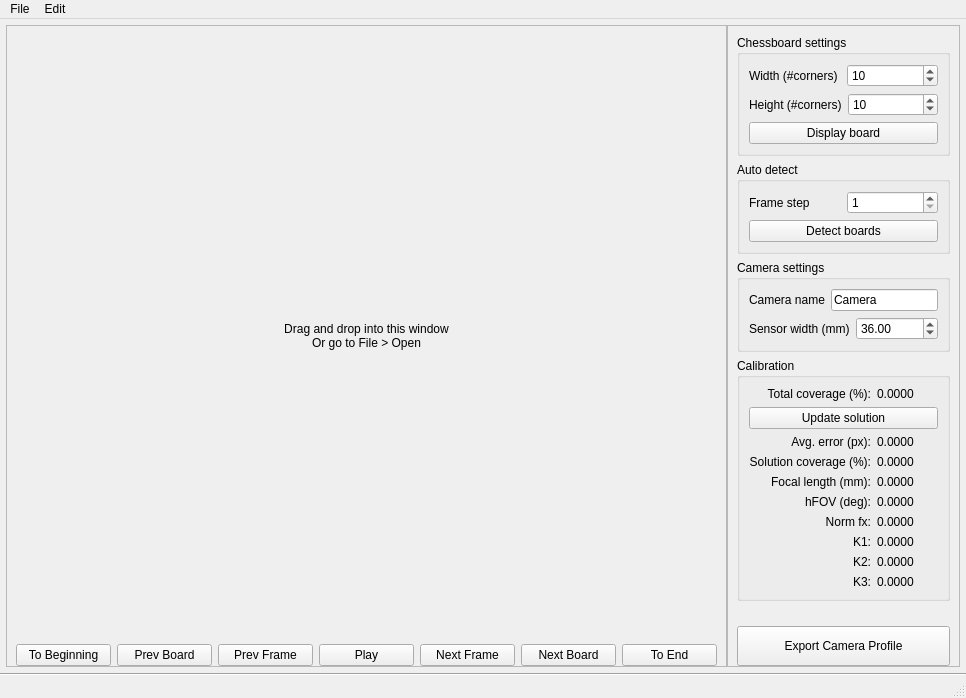
<?xml version="1.0" encoding="UTF-8"?>
<ui version="4.0">
 <class>window</class>
 <widget class="QMainWindow" name="window">
  <property name="geometry">
   <rect>
    <x>0</x>
    <y>0</y>
    <width>966</width>
    <height>698</height>
   </rect>
  </property>
  <property name="acceptDrops">
   <bool>true</bool>
  </property>
  <property name="windowTitle">
   <string>Camera Calibration</string>
  </property>
  <widget class="QWidget" name="centralwidget">
   <layout class="QVBoxLayout" name="verticalLayout">
    <property name="spacing">
     <number>0</number>
    </property>
    <property name="leftMargin">
     <number>0</number>
    </property>
    <property name="topMargin">
     <number>0</number>
    </property>
    <property name="rightMargin">
     <number>0</number>
    </property>
    <property name="bottomMargin">
     <number>0</number>
    </property>
    <item>
     <layout class="QHBoxLayout" name="main_layout">
      <property name="leftMargin">
       <number>6</number>
      </property>
      <property name="topMargin">
       <number>6</number>
      </property>
      <property name="rightMargin">
       <number>6</number>
      </property>
      <property name="bottomMargin">
       <number>6</number>
      </property>
      <item>
       <widget class="QFrame" name="playback_area">
        <property name="frameShape">
         <enum>QFrame::StyledPanel</enum>
        </property>
        <property name="frameShadow">
         <enum>QFrame::Raised</enum>
        </property>
        <layout class="QVBoxLayout" name="verticalLayout_7">
         <property name="bottomMargin">
          <number>0</number>
         </property>
         <item>
          <widget class="QWidget" name="playback_widget" native="true">
           <property name="sizePolicy">
            <sizepolicy hsizetype="Expanding" vsizetype="Expanding">
             <horstretch>0</horstretch>
             <verstretch>0</verstretch>
            </sizepolicy>
           </property>
           <layout class="QVBoxLayout" name="playback_display_widget_layout">
            <property name="spacing">
             <number>0</number>
            </property>
            <property name="leftMargin">
             <number>0</number>
            </property>
            <property name="topMargin">
             <number>0</number>
            </property>
            <property name="rightMargin">
             <number>0</number>
            </property>
            <property name="bottomMargin">
             <number>0</number>
            </property>
            <item>
             <layout class="QGridLayout" name="playback_display_layout">
              <property name="spacing">
               <number>0</number>
              </property>
              <item row="0" column="0">
               <widget class="QLabel" name="playback_display">
                <property name="sizePolicy">
                 <sizepolicy hsizetype="Maximum" vsizetype="Maximum">
                  <horstretch>0</horstretch>
                  <verstretch>0</verstretch>
                 </sizepolicy>
                </property>
                <property name="text">
                 <string>Drag and drop into this window
Or go to File &gt; Open</string>
                </property>
                <property name="scaledContents">
                 <bool>true</bool>
                </property>
                <property name="alignment">
                 <set>Qt::AlignCenter</set>
                </property>
               </widget>
              </item>
             </layout>
            </item>
           </layout>
          </widget>
         </item>
         <item>
          <layout class="QHBoxLayout" name="playback_control_layout">
           <property name="sizeConstraint">
            <enum>QLayout::SetDefaultConstraint</enum>
           </property>
           <item>
            <widget class="QPushButton" name="to_beg_button">
             <property name="text">
              <string>To Beginning</string>
             </property>
            </widget>
           </item>
           <item>
            <widget class="QPushButton" name="prev_bd_button">
             <property name="text">
              <string>Prev Board</string>
             </property>
            </widget>
           </item>
           <item>
            <widget class="QPushButton" name="prev_frame_button">
             <property name="text">
              <string>Prev Frame</string>
             </property>
            </widget>
           </item>
           <item>
            <widget class="QPushButton" name="play_button">
             <property name="text">
              <string>Play</string>
             </property>
            </widget>
           </item>
           <item>
            <widget class="QPushButton" name="next_frame_button">
             <property name="text">
              <string>Next Frame</string>
             </property>
            </widget>
           </item>
           <item>
            <widget class="QPushButton" name="next_bd_button">
             <property name="text">
              <string>Next Board</string>
             </property>
            </widget>
           </item>
           <item>
            <widget class="QPushButton" name="to_end_button">
             <property name="text">
              <string>To End</string>
             </property>
            </widget>
           </item>
          </layout>
         </item>
        </layout>
       </widget>
      </item>
      <item>
       <widget class="QFrame" name="sidebar">
        <property name="sizePolicy">
         <sizepolicy hsizetype="Fixed" vsizetype="Preferred">
          <horstretch>0</horstretch>
          <verstretch>0</verstretch>
         </sizepolicy>
        </property>
        <property name="baseSize">
         <size>
          <width>0</width>
          <height>0</height>
         </size>
        </property>
        <property name="frameShape">
         <enum>QFrame::StyledPanel</enum>
        </property>
        <property name="frameShadow">
         <enum>QFrame::Raised</enum>
        </property>
        <layout class="QVBoxLayout" name="verticalLayout_3">
         <property name="bottomMargin">
          <number>0</number>
         </property>
         <item>
          <widget class="QGroupBox" name="cb_settings_layout">
           <property name="title">
            <string>Chessboard settings</string>
           </property>
           <property name="flat">
            <bool>false</bool>
           </property>
           <property name="checkable">
            <bool>false</bool>
           </property>
           <layout class="QVBoxLayout" name="verticalLayout_2">
            <item>
             <layout class="QHBoxLayout" name="board_width_layout">
              <property name="sizeConstraint">
               <enum>QLayout::SetDefaultConstraint</enum>
              </property>
              <item>
               <widget class="QLabel" name="board_width_lbl">
                <property name="sizePolicy">
                 <sizepolicy hsizetype="Preferred" vsizetype="Preferred">
                  <horstretch>0</horstretch>
                  <verstretch>0</verstretch>
                 </sizepolicy>
                </property>
                <property name="text">
                 <string>Width (#corners)</string>
                </property>
               </widget>
              </item>
              <item>
               <widget class="QSpinBox" name="board_width_edit">
                <property name="minimum">
                 <number>2</number>
                </property>
                <property name="value">
                 <number>10</number>
                </property>
               </widget>
              </item>
             </layout>
            </item>
            <item>
             <layout class="QHBoxLayout" name="board_height_layout">
              <item>
               <widget class="QLabel" name="board_height_lbl">
                <property name="text">
                 <string>Height (#corners)</string>
                </property>
               </widget>
              </item>
              <item>
               <widget class="QSpinBox" name="board_height_edit">
                <property name="minimum">
                 <number>2</number>
                </property>
                <property name="value">
                 <number>10</number>
                </property>
               </widget>
              </item>
             </layout>
            </item>
            <item>
             <widget class="QPushButton" name="display_board_button">
              <property name="text">
               <string>Display board</string>
              </property>
             </widget>
            </item>
           </layout>
          </widget>
         </item>
         <item>
          <widget class="QGroupBox" name="auto_detect_layout">
           <property name="title">
            <string>Auto detect</string>
           </property>
           <layout class="QVBoxLayout" name="verticalLayout_5">
            <item>
             <layout class="QHBoxLayout" name="frame_step_layout">
              <item>
               <widget class="QLabel" name="frame_step_lbl">
                <property name="text">
                 <string>Frame step</string>
                </property>
               </widget>
              </item>
              <item>
               <widget class="QSpinBox" name="frame_step_num">
                <property name="minimum">
                 <number>1</number>
                </property>
                <property name="maximum">
                 <number>1000</number>
                </property>
               </widget>
              </item>
             </layout>
            </item>
            <item>
             <widget class="QPushButton" name="auto_detect_button">
              <property name="text">
               <string>Detect boards</string>
              </property>
             </widget>
            </item>
           </layout>
          </widget>
         </item>
         <item>
          <widget class="QGroupBox" name="cam_settings_layout">
           <property name="sizePolicy">
            <sizepolicy hsizetype="Preferred" vsizetype="Fixed">
             <horstretch>0</horstretch>
             <verstretch>0</verstretch>
            </sizepolicy>
           </property>
           <property name="title">
            <string>Camera settings</string>
           </property>
           <property name="flat">
            <bool>false</bool>
           </property>
           <layout class="QVBoxLayout" name="verticalLayout_6">
            <item>
             <layout class="QHBoxLayout" name="cam_name_layout">
              <item>
               <widget class="QLabel" name="cam_name_lbl">
                <property name="text">
                 <string>Camera name</string>
                </property>
               </widget>
              </item>
              <item>
               <widget class="QLineEdit" name="cam_name_edit">
                <property name="sizePolicy">
                 <sizepolicy hsizetype="Fixed" vsizetype="Fixed">
                  <horstretch>0</horstretch>
                  <verstretch>0</verstretch>
                 </sizepolicy>
                </property>
                <property name="minimumSize">
                 <size>
                  <width>0</width>
                  <height>0</height>
                 </size>
                </property>
                <property name="maximumSize">
                 <size>
                  <width>107</width>
                  <height>16777215</height>
                 </size>
                </property>
                <property name="text">
                 <string>Camera</string>
                </property>
               </widget>
              </item>
             </layout>
            </item>
            <item>
             <layout class="QHBoxLayout" name="sensor_width_layout">
              <item>
               <widget class="QLabel" name="sensor_width_lbl">
                <property name="text">
                 <string>Sensor width (mm)</string>
                </property>
               </widget>
              </item>
              <item>
               <widget class="QDoubleSpinBox" name="sensor_width_edit">
                <property name="minimum">
                 <double>0.100000000000000</double>
                </property>
                <property name="maximum">
                 <double>100.000000000000000</double>
                </property>
                <property name="singleStep">
                 <double>0.100000000000000</double>
                </property>
                <property name="value">
                 <double>36.000000000000000</double>
                </property>
               </widget>
              </item>
             </layout>
            </item>
           </layout>
          </widget>
         </item>
         <item>
          <widget class="QGroupBox" name="calibration_layout">
           <property name="sizePolicy">
            <sizepolicy hsizetype="Preferred" vsizetype="Fixed">
             <horstretch>0</horstretch>
             <verstretch>0</verstretch>
            </sizepolicy>
           </property>
           <property name="title">
            <string>Calibration</string>
           </property>
           <property name="flat">
            <bool>false</bool>
           </property>
           <layout class="QVBoxLayout" name="verticalLayout_4">
            <item>
             <layout class="QHBoxLayout" name="cov_disp_layout">
              <item>
               <widget class="QLabel" name="tot_cov_lbl">
                <property name="minimumSize">
                 <size>
                  <width>122</width>
                  <height>0</height>
                 </size>
                </property>
                <property name="text">
                 <string>Total coverage (%):</string>
                </property>
                <property name="alignment">
                 <set>Qt::AlignRight|Qt::AlignTrailing|Qt::AlignVCenter</set>
                </property>
               </widget>
              </item>
              <item>
               <widget class="QLabel" name="tot_cov_num">
                <property name="text">
                 <string>0.0000</string>
                </property>
               </widget>
              </item>
             </layout>
            </item>
            <item>
             <widget class="QPushButton" name="update_solution_button">
              <property name="text">
               <string>Update solution</string>
              </property>
             </widget>
            </item>
            <item>
             <layout class="QHBoxLayout" name="res_layout">
              <item>
               <layout class="QVBoxLayout" name="res_var_lbls">
                <item>
                 <widget class="QLabel" name="avg_err_lbl">
                  <property name="text">
                   <string>Avg. error (px):</string>
                  </property>
                  <property name="alignment">
                   <set>Qt::AlignRight|Qt::AlignTrailing|Qt::AlignVCenter</set>
                  </property>
                 </widget>
                </item>
                <item>
                 <widget class="QLabel" name="sol_cov_lbl">
                  <property name="text">
                   <string>Solution coverage (%):</string>
                  </property>
                  <property name="alignment">
                   <set>Qt::AlignRight|Qt::AlignTrailing|Qt::AlignVCenter</set>
                  </property>
                 </widget>
                </item>
                <item>
                 <widget class="QLabel" name="focal_length_lbl">
                  <property name="text">
                   <string>Focal length (mm):</string>
                  </property>
                  <property name="alignment">
                   <set>Qt::AlignRight|Qt::AlignTrailing|Qt::AlignVCenter</set>
                  </property>
                 </widget>
                </item>
                <item>
                 <widget class="QLabel" name="hfov_lbl">
                  <property name="text">
                   <string>hFOV (deg):</string>
                  </property>
                  <property name="alignment">
                   <set>Qt::AlignRight|Qt::AlignTrailing|Qt::AlignVCenter</set>
                  </property>
                 </widget>
                </item>
                <item>
                 <widget class="QLabel" name="norm_fx_lbl">
                  <property name="text">
                   <string>Norm fx:</string>
                  </property>
                  <property name="alignment">
                   <set>Qt::AlignRight|Qt::AlignTrailing|Qt::AlignVCenter</set>
                  </property>
                 </widget>
                </item>
                <item>
                 <widget class="QLabel" name="dist_k1_lbl">
                  <property name="text">
                   <string>K1:</string>
                  </property>
                  <property name="alignment">
                   <set>Qt::AlignRight|Qt::AlignTrailing|Qt::AlignVCenter</set>
                  </property>
                 </widget>
                </item>
                <item>
                 <widget class="QLabel" name="dist_k2_lbl">
                  <property name="text">
                   <string>K2:</string>
                  </property>
                  <property name="alignment">
                   <set>Qt::AlignRight|Qt::AlignTrailing|Qt::AlignVCenter</set>
                  </property>
                 </widget>
                </item>
                <item>
                 <widget class="QLabel" name="dist_k3_lbl">
                  <property name="text">
                   <string>K3:</string>
                  </property>
                  <property name="alignment">
                   <set>Qt::AlignRight|Qt::AlignTrailing|Qt::AlignVCenter</set>
                  </property>
                 </widget>
                </item>
               </layout>
              </item>
              <item>
               <layout class="QVBoxLayout" name="res_var_nums">
                <item>
                 <widget class="QLabel" name="avg_err_num">
                  <property name="font">
                   <font>
                    <family>Segoe UI</family>
                   </font>
                  </property>
                  <property name="text">
                   <string>0.0000</string>
                  </property>
                  <property name="textFormat">
                   <enum>Qt::AutoText</enum>
                  </property>
                 </widget>
                </item>
                <item>
                 <widget class="QLabel" name="sol_cov_num">
                  <property name="text">
                   <string>0.0000</string>
                  </property>
                 </widget>
                </item>
                <item>
                 <widget class="QLabel" name="focal_length_num">
                  <property name="text">
                   <string>0.0000</string>
                  </property>
                 </widget>
                </item>
                <item>
                 <widget class="QLabel" name="hfov_num">
                  <property name="text">
                   <string>0.0000</string>
                  </property>
                 </widget>
                </item>
                <item>
                 <widget class="QLabel" name="norm_fx_num">
                  <property name="text">
                   <string>0.0000</string>
                  </property>
                 </widget>
                </item>
                <item>
                 <widget class="QLabel" name="dist_k1_num">
                  <property name="text">
                   <string>0.0000</string>
                  </property>
                 </widget>
                </item>
                <item>
                 <widget class="QLabel" name="dist_k2_num">
                  <property name="text">
                   <string>0.0000</string>
                  </property>
                 </widget>
                </item>
                <item>
                 <widget class="QLabel" name="dist_k3_num">
                  <property name="text">
                   <string>0.0000</string>
                  </property>
                 </widget>
                </item>
               </layout>
              </item>
             </layout>
            </item>
           </layout>
          </widget>
         </item>
         <item>
          <spacer name="verticalSpacer">
           <property name="orientation">
            <enum>Qt::Vertical</enum>
           </property>
           <property name="sizeHint" stdset="0">
            <size>
             <width>20</width>
             <height>40</height>
            </size>
           </property>
          </spacer>
         </item>
         <item>
          <widget class="QPushButton" name="export_prof_button">
           <property name="minimumSize">
            <size>
             <width>0</width>
             <height>40</height>
            </size>
           </property>
           <property name="text">
            <string>Export Camera Profile</string>
           </property>
          </widget>
         </item>
        </layout>
       </widget>
      </item>
     </layout>
    </item>
    <item>
     <widget class="Line" name="line">
      <property name="orientation">
       <enum>Qt::Horizontal</enum>
      </property>
     </widget>
    </item>
   </layout>
  </widget>
  <widget class="QMenuBar" name="menubar">
   <property name="geometry">
    <rect>
     <x>0</x>
     <y>0</y>
     <width>966</width>
     <height>22</height>
    </rect>
   </property>
   <widget class="QMenu" name="menuFile">
    <property name="title">
     <string>File</string>
    </property>
    <addaction name="actionOpen"/>
   </widget>
   <widget class="QMenu" name="menuEdit">
    <property name="title">
     <string>Edit</string>
    </property>
    <addaction name="actionPrevious_frame"/>
    <addaction name="actionNext_frame"/>
    <addaction name="actionPrevious_board"/>
    <addaction name="actionNext_board"/>
    <addaction name="actionJump_to_beginning"/>
    <addaction name="actionJump_to_end"/>
    <addaction name="actionToggle_playback"/>
    <addaction name="separator"/>
    <addaction name="actionDetect_board_on_current_frame"/>
   </widget>
   <addaction name="menuFile"/>
   <addaction name="menuEdit"/>
  </widget>
  <widget class="QStatusBar" name="statusbar">
   <property name="styleSheet">
    <string notr="true"/>
   </property>
  </widget>
  <action name="actionOpen">
   <property name="text">
    <string>Open</string>
   </property>
  </action>
  <action name="actionNext_frame">
   <property name="text">
    <string>Next frame</string>
   </property>
   <property name="shortcut">
    <string>Right</string>
   </property>
  </action>
  <action name="actionPrevious_frame">
   <property name="text">
    <string>Previous frame</string>
   </property>
   <property name="shortcut">
    <string>Left</string>
   </property>
  </action>
  <action name="actionNext_board">
   <property name="text">
    <string>Next board</string>
   </property>
   <property name="shortcut">
    <string>Shift+Right</string>
   </property>
  </action>
  <action name="actionPrevious_board">
   <property name="text">
    <string>Previous board</string>
   </property>
   <property name="shortcut">
    <string>Shift+Left</string>
   </property>
  </action>
  <action name="actionJump_to_end">
   <property name="text">
    <string>Jump to end</string>
   </property>
   <property name="shortcut">
    <string>Ctrl+Right</string>
   </property>
  </action>
  <action name="actionJump_to_beginning">
   <property name="text">
    <string>Jump to beginning</string>
   </property>
   <property name="shortcut">
    <string>Ctrl+Left</string>
   </property>
  </action>
  <action name="actionDetect_board_on_current_frame">
   <property name="text">
    <string>Detect board on current frame</string>
   </property>
   <property name="shortcut">
    <string>C</string>
   </property>
  </action>
  <action name="actionToggle_playback">
   <property name="text">
    <string>Toggle playback</string>
   </property>
   <property name="shortcut">
    <string>Space</string>
   </property>
  </action>
 </widget>
 <resources/>
 <connections/>
</ui>
